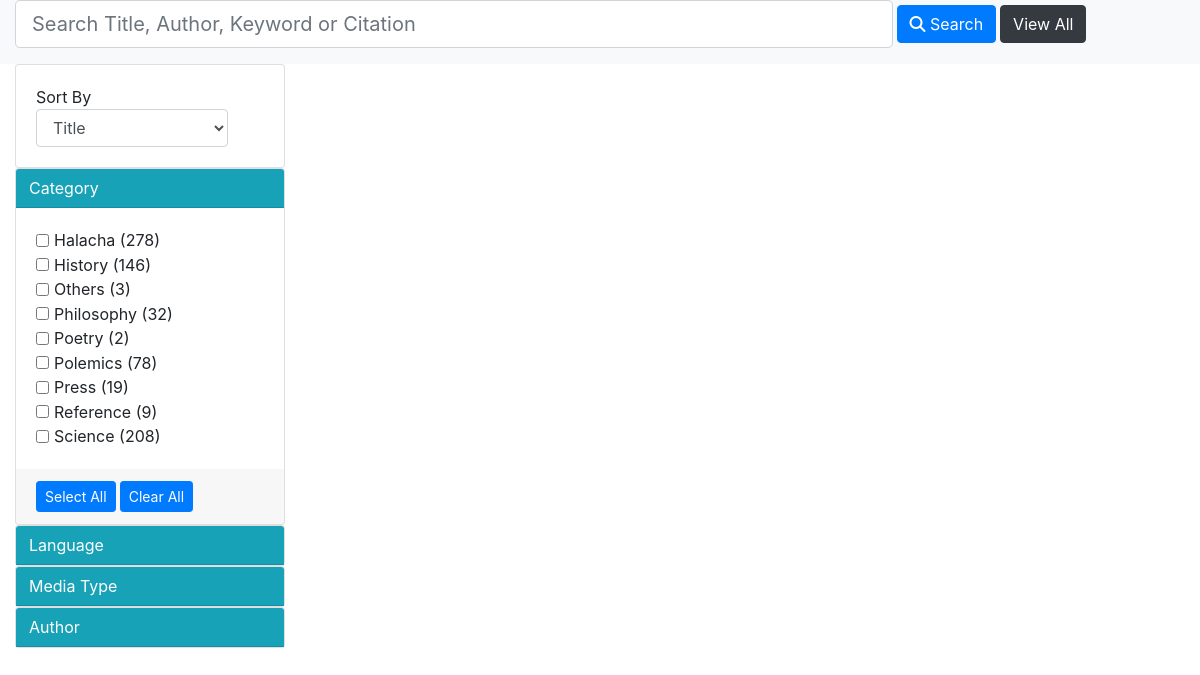
The page / on the database its author committed.
### tables this page shows
CREATE TABLE `category` (
  `CategoryID` int(10) NOT NULL,
  `Category` varchar(100) NOT NULL,
  `Category_he` varchar(100) NOT NULL,
  `Category_es` varchar(100) DEFAULT NULL,
  `Category_fr` varchar(100) DEFAULT NULL,
  `Category_ru` varchar(100) DEFAULT NULL
);

### application/core/MY_Controller.php (called while the page is built, shortened)
<?php defined('BASEPATH') OR exit('No direct script access allowed');
class MY_Controller extends CI_Controller{
  protected $data = array();
  function __construct(){
    $this->data['page_title'] = 'CI App';
    $this->data['before_head'] = '';
    $this->data['before_body'] ='';
    $this->data['body_class'] = '';
    $this->load->library("pagination");
    $this->load->library('form_validation');
    $this->load->library('my_form_validation');
    $this->load->helper("url");
    $this->load->helper("form");
    $this->load->helper("general");
    $this->load->helper('number');
    $this->load->helper('language');
    $this->load->helper('text');
    $this->load->helper('xml');
    $this->load->model("User_model", 'user_m');
    $this->load->model("Access_model", 'access_m');
    $this->load->model("Roles_model", 'roles_m');
    $this->load->model("Api_model",'api_m');
  }
  protected function render($the_view = NULL, $template = 'master'){
    if($template == 'json' || $this->input->is_ajax_request())
    {
      header('Content-Type: application/json');
      echo json_encode($this->data);
    }
    else
    {
      $this->data['the_view_content'] = (is_null($the_view)) ? '' : $this->load->view($the_view,$this->data, TRUE);
      $this->load->view('templates/'.$template.'_view', $this->data);
    }
  }
}

### application/controllers/Main.php (called while the page is built, shortened)
<?php
class Main extends Public_Controller {
	public function index(){
		$this->data['categories'] = $this->category_m->order_by('Category','ASC')->get_all();
		$this->render('main/main','main_master');
	}
}

### index.php (called while the page is built, shortened)
<?php
require_once BASEPATH.'core/CodeIgniter.php';

### application/core/CI_Base_Model.php (called while the page is built, shortened)
<?php
class CI_Base_Model extends CI_Model
{
    protected $_table;
    protected $_database;
    protected $deleted_at_key = 'deleted_at';
    protected $_temporary_with_deleted = FALSE;
    protected $_temporary_only_deleted = FALSE;
    private $soft_delete = NULL;
    protected $event_listeners = array(
        'before_create' => array(),
        'after_create' => array(),
        'before_update' => array(),
        'after_update' => array(),
        'before_get' => array(),
        'after_get' => array(),
        'before_delete' => array(),
        'after_delete' => array(),
    );
    protected $return_type = 'object';
    protected $_temporary_return_type = NULL;
    protected $_fields = array();
    public function __construct()
    {
        $this->_temporary_return_type = $this->return_type;
    }
    protected function _initialize_schema()
    {
        $this->_fields = $this->get_fields();
    }
    public function get_by()
    {
        $result = $this->_database->get($this->_table);
        $row = $result->{$this->_get_return_type_method()}();
        $this->_temporary_return_type = $this->return_type;
        $row = $this->trigger('after_get', $row);
        return $row;
    }
    public function get_all()
    {
        $result = $this->_database->get($this->_table)
            ->{$this->_get_return_type_method(true)}();
        $this->_temporary_return_type = $this->return_type;
        return $result;
    }
    public static function underscore_from_camel_case($str) {
        $str[0] = strtolower($str[0]);
        $func = create_function('$c', 'return "_" . strtolower($c[1]);');
        return preg_replace_callback('/([A-Z])/', $func, $str);
    }
    public function __get($name)
    {
        $getter = 'get' . $name;
        $getter2 = 'get_' . $name;
        $getter3 = 'get_' . self::underscore_from_camel_case($name);
        return parent::__get($name);
    }
    protected function subscribe($event, $observer, $handler = FALSE)
    {
        if (is_string($handler) || (is_string($observer) && !$handler)) {
            $handler = !$handler ? $observer : $handler;
            $this->event_listeners[$event][$handler] = $observer;
            return $this;
        }
        return $this;
    }
    public function set_database($database = null)
    {
        switch (true) {
            case ($database === null) :
                $this->_database = $this->db;
                break;
        }
        return $this;
    }
    public function order_by($criteria, $order = null)
    {
        $this->_database->order_by($criteria, $order);
        return $this;
    }
    public function limit($limit, $offset = 0)
    {
        $this->_database->limit($limit, $offset);
        return $this;
    }
    public function trigger($event, $data = FALSE, $last = TRUE)
    {
        if (isset($this->event_listeners[$event]) && is_array($this->event_listeners[$event])) {
            $data = $this->_trigger_event($this->event_listeners[$event], $data, $last);
        }elseif (isset($this->$event) && is_array($this->$event)){
            $data = $this->_trigger_event($this->$event, $data, $last);
        }
        return $data;
    }
    private function _trigger_event($event_listeners, $data, $last)
    {
        foreach ($event_listeners as $method) {
            $callable = $this->getCallableFunction($method);
            $data = call_user_func_array($callable, array($data, $last));
        }
        return $data;
    }
    private function getCallableFunction($method)
    {
        if (is_string($method) && is_callable(array($this, $method))) {
            return array($this, $method);
        }
        return FALSE;
    }
    protected function apply_soft_delete_filter()
    {
        if ($this->soft_delete && $this->_temporary_with_deleted !== TRUE) {
            if($this->_temporary_only_deleted)
            {
                $where = "`{$this->deleted_at_key}` <= NOW()";
            }
            else
            {
                $where = sprintf('(%1$s > NOW() OR %1$s IS NULL OR %1$s = \'0000-00-00 00:00:00\')', $this->deleted_at_key);
            }
            $this->_database->where($where);
        }
    }
    public function get_fields()
    {
        if (empty($this->_fields) && $this->_database) {
            $this->_fields = (array)$this->_database->list_fields($this->_table);
        }
        return $this->_fields;
    }
    protected function isFieldExist($field)
    {
        return in_array($field, $this->get_fields());
    }
    protected function _guess_is_soft_deletable()
    {
        if ($this->soft_delete === NULL) {
            $this->soft_delete = $this->isFieldExist($this->deleted_at_key);
        }
        if (!$this->soft_delete) {
            return;
        }
    }
    protected function _set_where($params)
    {
        if (count($params) == 1)
        {
            $this->_database->where($params[0]);
        }
        else if(count($params) == 2)
        {
            $this->_database->where($params[0], $params[1]);
        }
    }
    protected function _get_return_type_method($multi = FALSE)
    {
        $method = ($multi) ? 'result' : 'row';
        return $this->_temporary_return_type == 'array' ? $method . '_array' : $method;
    }
}

### application/models/Category_model.php (called while the page is built, shortened)
<?php defined('BASEPATH') OR exit('No direct script access allowed');
class Category_model extends MY_Model {
    protected function get_number_of_articles($row){
    	if(!empty($row)){
            $num = 0;
            $articles = $this->article_category_m->get_many_by('CategoryID',$row->CategoryID);
            foreach($articles as $article){
                if($this->article_m->unsubscribe('after_get','get_additional_data')->get_by( array('ArticleID'=>$article->ArticleID,'status'=>1) ) ){
                    $num++;
                }
            }
            $row->total_articles=$num;
    	}
    	return $row;
    }
}

### application/views/main/main.php (the view, shortened to what this page needs)
<div class="container-fluid" role="main">
<div class="row">
	<div class="col-lg-12 bg-light form-horizontal">
        <div class="main-search-form">
	    	<div class="form-group form-inline">
	    		<input type="text" id="term" placeholder="<?php echo lang('Search Placeholder');?>" class="form-control form-control-lg w-75 mr-1"/>
	    		<button class="btn btn-primary mr-1" id="searchme" type="button">
	    			<i class="fa fa-search" aria-hidden="true"></i> <?php echo lang('Search');?>
	    		</button>
	    		<button class="btn btn-dark w-15" id="searchall" type="button"><?php echo lang('View All');?></button>
	    	</div>
	    </div>
	</div>
</div>
<div class="row">
    <div class="filter-form left-side col-lg-3">
    	<div id="accordion">
    		<div class="card">
    			<div class="card-body">
    				<div class="form-inline">
	    			<label class="form-label"><?php echo lang('Sort By');?></label>
		    		<select id="filter-sort" class="form-control">
		    			<option value="Title-ASC" selected="selected"><?php echo lang('Title');?></option>
		    		</select>
		    		</div>
    			</div>
    		</div>
			<?php if($categories):?>
			<div class="card">
				<div class="card-header p-0 bg-info " id="headingOne">
				  <h5 class="mb-0">
				    <button class="btn text-white btn-block text-left btn-link" data-toggle="collapse" data-target="#collapseOne" aria-controls="collapseOne">
				      <?php echo lang('Category'); ?>
				    </button>
				  </h5>
				</div>
				<div id="collapseOne" class="collapse show" aria-labelledby="headingOne" data-parent="#accordion">
				  <div class="card-body filter-category" data-table="category" data-primary="CategoryID" data-label="Category" data-type="checkbox">
				    <?php foreach($categories as $record):?>
		      			<div class="form-check form-check-inline">
						<input class="form-check-input filter-input" type="checkbox" id="checkboxCat<?php echo $record->CategoryID; ?>" value="<?php echo $record->CategoryID; ?>">
							<label class="form-check-label" for="checkboxCat<?php echo $record->CategoryID; ?>">
								<?php echo $record->{'Category'.$this->language};?>
								(<?php echo $record->total_articles;?>)
							</label>
		      			</div>
		      		<?php endforeach;?>
				  </div>
				  <div class="card-footer border-top-0 form-inline">
				  	<button class="btn btn-sm mr-1 btn-primary select-all"><?php echo lang('Select All');?></button>
				  	<button class="btn btn-sm btn-primary deselect-all"><?php echo lang('Clear All');?></button>
				  </div>
				</div>
			</div>
			<?php endif;?>
			<?php if($languages):?>
			<div class="card">
				<div class="card-header p-0 bg-info " id="headingTwo">
				  <h5 class="mb-0">
				    <button class="btn text-white btn-block text-left btn-link" data-toggle="collapse" data-target="#collapseTwo" aria-controls="collapseTwo">
				      <?php echo lang('Language'); ?>
				    </button>
				  </h5>
				</div>
			</div>
			<?php endif;?>
			<?php if($mediatypes):?>
			<div class="card">
				<div class="card-header p-0 bg-info " id="headingThree">
				  <h5 class="mb-0">
				    <button class="btn text-white btn-block text-left btn-link" data-toggle="collapse" data-target="#collapseThree" aria-controls="collapseThree">
				      <?php echo lang('Media Type'); ?>
				    </button>
				  </h5>
				</div>
			</div>
			<?php endif;?>
			<?php if($authors):?>
			<div class="card">
				<div class="card-header p-0 bg-info " id="headingFour">
				  <h5 class="mb-0">
				    <button class="btn text-white btn-block text-left btn-link" data-toggle="collapse" data-target="#collapseFour" aria-controls="collapseFour">
				      <?php echo lang('Author'); ?>
				    </button>
				  </h5>
				</div>
			</div>
			<?php endif;?>
		</div>
	</div>
	<div class="result-area col-lg-6">
    </div>
</div>
</div>

### application/views/templates/_parts/main_master_header_view.php (shortened to what this page needs)
<!DOCTYPE html>
<html <?php if($this->languageCode == 'he'):?>dir="rtl" lang="ar"<?php else:?>lang="en"<?php endif;?>>
<head>
	<?php if($this->languageCode == 'he'): ?>
	<link rel="stylesheet" href="https://cdn.rtlcss.com/bootstrap/v4.0.0/css/bootstrap.min.css">
	<?php else:?>
	<link rel="stylesheet" href="https://maxcdn.bootstrapcdn.com/bootstrap/4.0.0/css/bootstrap.min.css">
	<?php endif;?>
	<link href="<?php echo $this->config->item('admin_theme') ?>/plugins/ionicons/css/ionicons.min.css" rel="stylesheet" />
	<link href="<?php echo $this->config->item('admin_theme') ?>/plugins/font-awesome/css/font-awesome.min.css" rel="stylesheet" />
	<link href="<?php echo $this->config->item('admin_theme') ?>/css/material.css" rel="stylesheet" />
	<link href="<?php echo $this->config->item('admin_theme') ?>/css/style.css" rel="stylesheet" />
	<link href="<?php echo $this->config->item('admin_theme') ?>/css/plugins.css" rel="stylesheet" />
	<link href="<?php echo $this->config->item('admin_theme') ?>/css/helpers.css" rel="stylesheet" />
	<link href="<?php echo $this->config->item('admin_theme') ?>/css/responsive.css" rel="stylesheet" />
</head>
<body class="<?php echo $body_class;?>">

### application/views/templates/main_master_view.php (shortened to what this page needs)
<?php $this->view('templates/_parts/main_master_header_view'); ?>
<?php echo $the_view_content; ?>
<?php $this->view('templates/_parts/main_master_footer_view');?>

### application/views/templates/_parts/main_master_footer_view.php (shortened to what this page needs)
</body>
</html>

### rows shown on the page
category: language "Halacha", total_articles "278"
category: language "History", total_articles "146"
category: language "Others", total_articles "3"
category: language "Philosophy", total_articles "32"
category: language "Poetry", total_articles "2"
category: language "Polemics", total_articles "78"
category: language "Press", total_articles "19"
category: language "Reference", total_articles "9"
category: language "Science", total_articles "208"

### other values the page prints
lang('Search') "Search"
lang('View All') "View All"
lang('Sort By') "Sort By"
lang('Category') "Category"
lang('Select All') "Select All"
lang('Clear All') "Clear All"
lang('Language') "Language"
lang('Media Type') "Media Type"
lang('Author') "Author"
form field value "Title"
